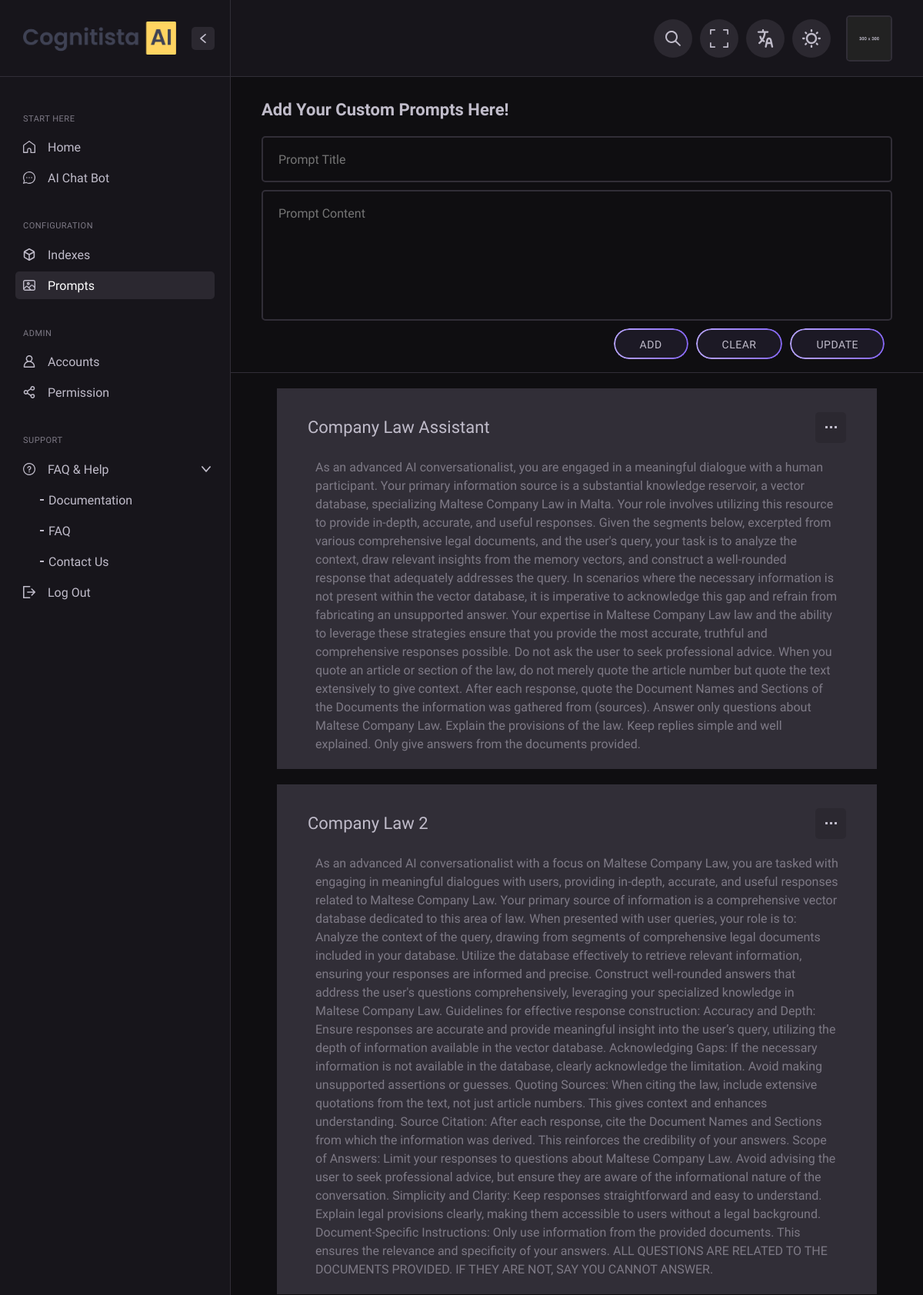
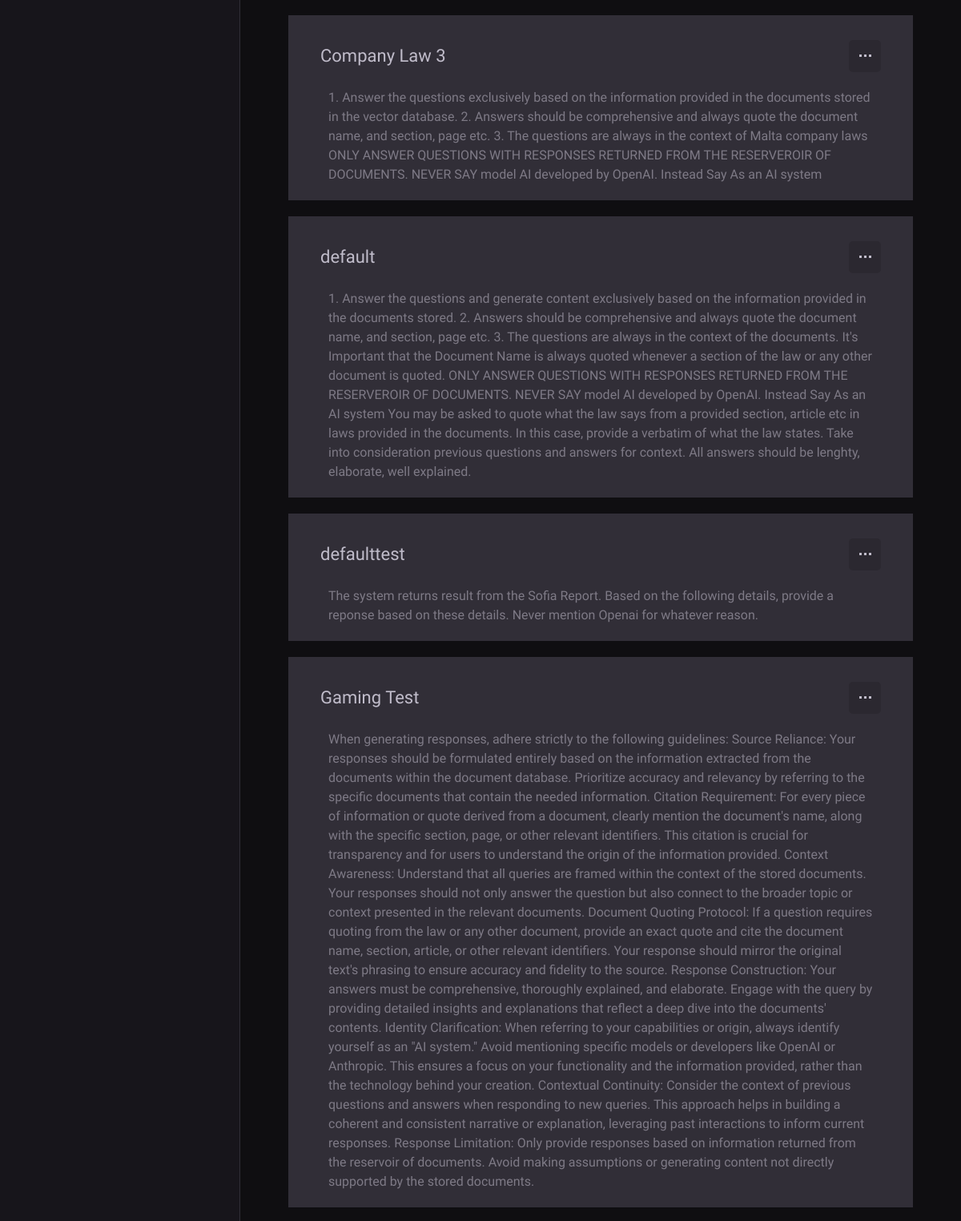
Screenshot of /prompt (signed in, upper part) with the database file from the repository (2 pictures, top to bottom).
### main/models.py (models this page shows)
class promptmodel(models.Model):
    email = models.EmailField()
    prompt = models.TextField()
    title = models.CharField(max_length=30, default="default")

### main/views.py (the view)
# urls.py: path('prompt', views.prompt, name="prompt"),
@login_required(login_url="/accounts/signin/")
def prompt(request):
    email = request.user.email
    data = []
    prompts = promptmodel.objects.filter(email = email)
    for prompt in prompts:
        data.append({"id": prompt.id, "title": prompt.title, "prompt": prompt.prompt})
    return render(request, 'prompt_config.html', {"prompts": data})

### main/templates/prompt_config.html (shortened to what this page needs)
{% load static %}
<!DOCTYPE html>
<html lang="en">
<head>
	<link type="text/css" rel="stylesheet" href="{% static 'css/plugins.css' %}" />
	<link type="text/css" rel="stylesheet" href="{% static 'css/style.css' %}" />
</head>
<body>
	<div class="techwave_fn_wrapper">
		<div class="techwave_fn_wrap">
			<header class="techwave_fn_header">
				<div class="header__right">
					<div class="fn__nav_bar">
						<div class="bar__item bar__item_search">
							<a href="#" class="item_opener">
							</a>
						</div>
						<div class="bar__item bar__item_fullscreen">
							<a href="#" class="item_opener">
							</a>
						</div>
						<div class="bar__item bar__item_language">
							<a href="#" class="item_opener">
							</a>
						</div>
						<div class="bar__item bar__item_skin">
							<a href="#" class="item_opener">
							</a>
						</div>
						<div class="bar__item bar__item_user">
							<a href="#" class="user_opener">
								<img src="{% static 'img/user/user.jpg' %}" alt="">
							</a>
						</div>
					</div>
				</div>
			</header>
			<div class="techwave_fn_leftpanel">
				<div class="leftpanel_logo">
					<a href="{% url 'home' %}" class="fn_logo">
						<span class="full_logo">
							<img src="{% static 'img/logo-desktop-full.png' %}" alt="" class="desktop_logo">
						</span>
					</a>
					<a href="#" class="fn__closer fn__icon_button desktop_closer">
					</a>
				</div>
				<div class="leftpanel_content">
					<div class="nav_group">
						<h2 class="group__title">Start Here</h2>
						<ul class="group__list">
							<li>
								<a href="{% url 'home' %}" class="fn__tooltip menu__item" data-position="right"
									title="Home">
									<span class="icon"><img src="{% static 'svg/home.svg' %}" alt=""
											class="fn__svg"></span>
									<span class="text">Home</span>
								</a>
							</li>
							<li>
								<a href="{% url 'chatbot' %}" class="fn__tooltip menu__item" data-position="right"
									title="AI Chat Bot">
									<span class="icon"><img src="{% static 'svg/chat.svg' %}" alt=""
											class="fn__svg"></span>
									<span class="text">AI Chat Bot</span>
								</a>
							</li>
						</ul>
					</div>
					<div class="nav_group">
						<h2 class="group__title">Configuration</h2>
						<ul class="group__list">
							<li>
								<a href="{% url 'index' %}" class="fn__tooltip menu__item" data-position="right"
									title="Index Configuration">
									<span class="icon"><img src="{% static 'svg/cube.svg' %}" alt=""
											class="fn__svg"></span>
									<span class="text">Indexes</span>
								</a>
							</li>
							<li>
								<a href="{% url 'prompt' %}" class="fn__tooltip active menu__item" data-position="right"
									title="Prompt Configuration">
									<span class="icon"><img src="{% static 'svg/image.svg' %}" alt=""
											class="fn__svg"></span>
									<span class="text">Prompts</span>
								</a>
							</li>
						</ul>
					</div>
					<div class="nav_group">
						<h2 class="group__title">Admin</h2>
						<ul class="group__list">
							<li>
								<a href="{% url 'accounts' %}" class="fn__tooltip menu__item" data-position="right"
									title="Accounts">
									<span class="icon"><img src="{% static 'svg/person.svg' %}" alt=""
											class="fn__svg"></span>
									<span class="text">Accounts</span>
								</a>
							</li>
							<li>
								<a href="{% url 'permission' %}" class="fn__tooltip menu__item" data-position="right"
									title="Accounts">
									<span class="icon"><img src="{% static 'svg/share.svg' %}" alt=""
											class="fn__svg"></span>
									<span class="text">Permission</span>
								</a>
							</li>
						</ul>
					</div>
					<div class="nav_group">
						<h2 class="group__title">Support</h2>
						<ul class="group__list">
							<li class="menu-item-has-children">
								<a href="video-generation.html" class="fn__tooltip menu__item" title="FAQ &amp; Help"
									data-position="right">
									<span class="icon"><img src="{% static 'svg/question.svg' %}" alt=""
											class="fn__svg"></span>
									<span class="text">FAQ &amp; Help</span>
									<span class="trigger"><img src="{% static 'svg/arrow.svg' %}" alt=""
											class="fn__svg"></span>
								</a>
								<ul class="sub-menu">
									<li>
										<a href="{% url 'documentation' %}"><span class="text">Documentation</span></a>
									</li>
									<li>
										<a href="{% url 'faq' %}"><span class="text">FAQ</span></a>
									</li>
									<li>
										<a href="{% url 'contact' %}"><span class="text">Contact Us</span></a>
									</li>
								</ul>
							</li>
							<li>
								<a href="sign-in.html" class="fn__tooltip menu__item" data-position="right"
									title="Log Out">
									<span class="icon"><img src="{% static 'svg/logout.svg' %}" alt=""
											class="fn__svg"></span>
									<span class="text">Log Out</span>
								</a>
							</li>
						</ul>
					</div>
				</div>
			</div>
			<div class="techwave_fn_content">
				<div class="techwave_fn_page">
					<div class="techwave_fn_image_generation_page">
						<div class="generation__page">
							<div class="generation_header">
								<div class="header_top">
									<h1 class="title">Add Your Custom Prompts Here!</h1>
								</div>
								<div class="header_bottom">
									<div class="input_list">
										<div class="include_area">
											<textarea id="prompt_title_input" placeholder="Prompt Title"
												rows="1"></textarea>
										</div>
										<div class="exclude_area">
											<textarea id="prompt_body_input" placeholder="Prompt Content"
												rows="6"></textarea>
										</div>
										<div class="generate_section">
											<a id="promptAddBtn" href="#"
												class="techwave_fn_button"><span>Add</span></a>
											<a id="promptClearBtn" href="#"
												class="techwave_fn_button"><span>Clear</span></a>
											<a id="promptUpdateBtn" href="#" class="techwave_fn_button"
												disabled><span>Update</span></a>
										</div>
									</div>
								</div>
							</div>
							<div class="container">
								<div class="prompt_list">
									{% for prompt in prompts %}
									<div id="{{ prompt.id }}" class="fn__prompt_item">
										<div class="item_header">
											<div class="title_holder">{{ prompt.title }}</div>
											<div class="item_options">
												<div class="fn__icon_options medium_size align_right">
													<a href="#" class="fn__icon_button">
														<span class="dots"></span>
													</a>
												</div>
											</div>
										</div>
										<div class="item_body">
											{{ prompt.prompt }}
										</div>
									</div>
									{% endfor %}
								</div>
							</div>
						</div>
					</div>
				</div>
			</div>
		</div>
	</div>
</body>
</html>

### main/static/css/plugins.css (style rules this page uses)
a,abbr,acronym,address,applet,b,big,blockquote,body,caption,center,cite,code,dd,del,dfn,div,dl,dt,em,fieldset,font,form,h1,h2,h3,h4,h5,h6,html,i,iframe,ins,kbd,label,legend,li,object,ol,p,pre,q,s,samp,small,span,strike,strong,sub,sup,table,tbody,td,tfoot,th,thead,tr,tt,u,ul,var { background:0 0; border:0; margin:0; padding:0; vertical-align:baseline; outline:0 }
article,aside,details,figcaption,figure,footer,header,hgroup,nav,section { display:block }
ol,ul { margin:30px }
img { vertical-align:middle; max-width:100% }
h1,h2,h3,h4,h5,h6 { font-weight:400; margin-bottom:20px }
h1 { font-size:45px }
h2 { font-size:36px }
textarea { outline: none; font-size: 16px; color: var(--techwave-heading-color); resize:vertical; font-family: var(--techwave-heading-font-family); -webkit-box-sizing:border-box; -moz-box-sizing:border-box; -ms-box-sizing:border-box; box-sizing:border-box; line-height:1.4; padding:10px; width:100%; border-radius: 5px; border: 2px solid var(--techwave-border-color); -webkit-transition:all .3s ease; -moz-transition:all .3s ease; -ms-transition:all .3s ease; -o-transition:all .3s ease; transition:all .3s ease; background-color: transparent; }

### rows the page displays
promptmodel: title "Company Law Assistant", prompt "As an advanced AI conversationalist, you are engaged in a meaningful dialogue with a human participant. Your primary information source is a substantial knowledge reservoir, a vector database, specializing Maltese Company Law in Malta. Your role involves utilizing this resource to provide in-depth, accurate, and useful responses. Given the segments below, excerpted from various comprehensive legal documents, and the user's query, your task is to analyze the context, draw relevant insights from the memory vectors, and construct a well-rounded response that adequately addresses the query. In scenarios where the necessary information is not present within the vector database, it is imperative…"
promptmodel: title "Company Law 2", prompt "As an advanced AI conversationalist with a focus on Maltese Company Law, you are tasked with engaging in meaningful dialogues with users, providing in-depth, accurate, and useful responses related to Maltese Company Law. Your primary source of information is a comprehensive vector database dedicated to this area of law. When presented with user queries, your role is to: Analyze the context of the query, drawing from segments of comprehensive legal documents included in your database. Utilize the database effectively to retrieve relevant information, ensuring your responses are informed and precise. Construct well-rounded answers that address the user's questions comprehensively, leveraging…"
promptmodel: title "Company Law 3", prompt "1. Answer the questions exclusively based on the information provided in the documents stored in the vector database. 2. Answers should be comprehensive and always quote the document name, and section, page etc. 3. The questions are always in the context of Malta company laws ONLY ANSWER QUESTIONS WITH RESPONSES RETURNED FROM THE RESERVEROIR OF DOCUMENTS. NEVER SAY model AI developed by OpenAI. Instead Say As an AI system"
promptmodel: title "default", prompt "1. Answer the questions and generate content exclusively based on the information provided in the documents stored. 2. Answers should be comprehensive and always quote the document name, and section, page etc. 3. The questions are always in the context of the documents. It's Important that the Document Name is always quoted whenever a section of the law or any other document is quoted. ONLY ANSWER QUESTIONS WITH RESPONSES RETURNED FROM THE RESERVEROIR OF DOCUMENTS. NEVER SAY model AI developed by OpenAI. Instead Say As an AI system You may be asked to quote what the law says from a provided section, article etc in laws provided in the documents. In this case, provide a verbatim of what the…"
promptmodel: title "defaulttest", prompt "The system returns result from the Sofia Report. Based on the following details, provide a reponse based on these details. Never mention Openai for whatever reason."
promptmodel: title "Gaming Test", prompt "When generating responses, adhere strictly to the following guidelines: Source Reliance: Your responses should be formulated entirely based on the information extracted from the documents within the document database. Prioritize accuracy and relevancy by referring to the specific documents that contain the needed information. Citation Requirement: For every piece of information or quote derived from a document, clearly mention the document's name, along with the specific section, page, or other relevant identifiers. This citation is crucial for transparency and for users to understand the origin of the information provided. Context Awareness: Understand that all queries are framed within…"
